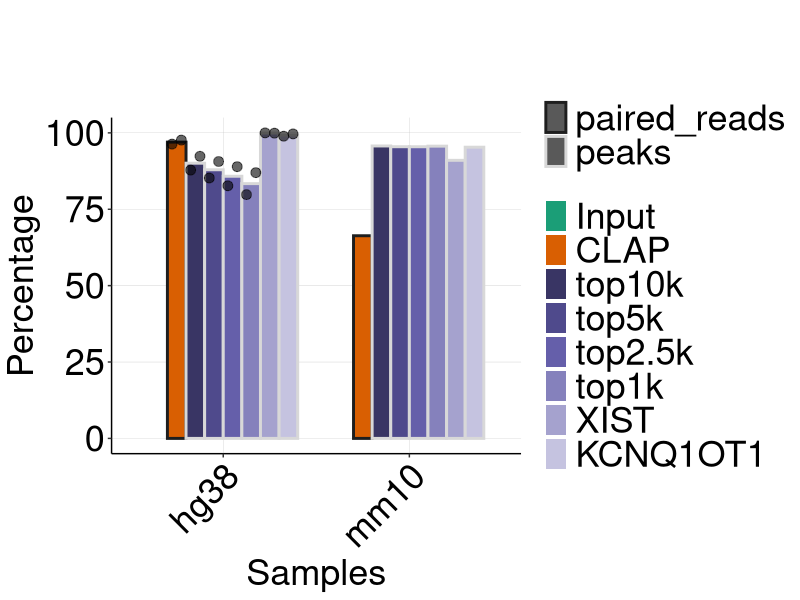
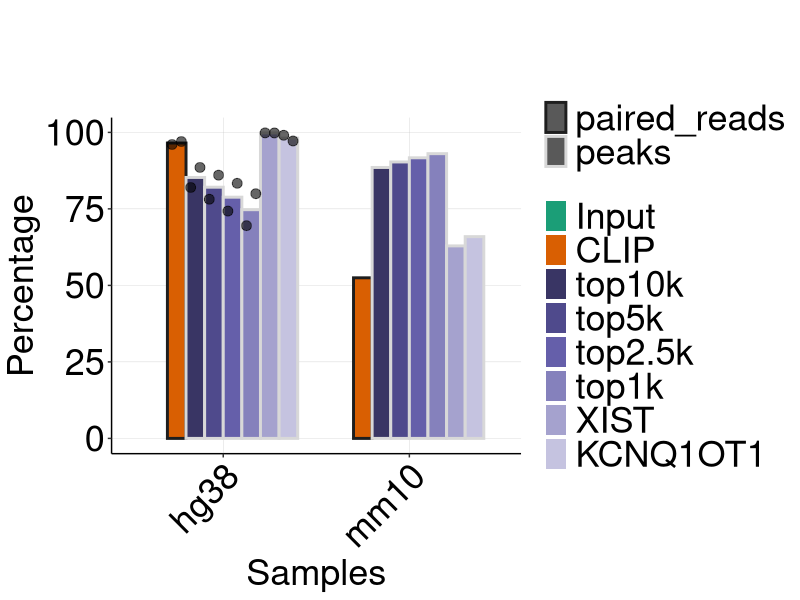

The R source for these figures, in order:
# plot CLIP CLAP HoverM and MoverH ratios for reads and peaks rpkmsums

library(ggplot2)
library(dplyr)

pratio<-read.csv('CLAP_plot_ratios_Fig1G.csv',header=T)
ppoint<-read.csv('CLAP_plot_points_Fig1G.csv',header=T)

## optional: make sure group/method are factors in a sensible order
pratio  <- pratio  %>% mutate(
  file = factor(file, levels=c('hg38','mm10')),
  exps  = factor(exps,levels=c('paired_reads','peaks')),
  methods = factor(methods,levels=c('Input','CLAP','top10k','top5k','top2.5k','top1k','XIST','KCNQ1OT1'))
)
ppoint  <- ppoint  %>% mutate(
  file = factor(file, levels=levels(pratio$file)),
  exps  = factor(exps,  levels = levels(pratio$exps)),
  methods = factor(methods, levels = levels(pratio$methods))
)

## use a common dodging position so bars and points align
pos_dodge <- position_dodge2(width = 0.8,preserve = 'single',padding = 0)

p<-ggplot() +
  # BAR LAYER: one bar per row in pratio
  geom_col(
    data = pratio,
    aes(
      x = file,
      y = normalized_perct,
      fill  = methods,                           
      color = exps,                          
      group = interaction(exps, methods)       # defines dodging groups
    ),
    position = pos_dodge,
    width    = 0.8,
    linewidth = 1.0
  ) +
  
  # POINT LAYER: replicate points from ppoint over the same bars
  geom_point(
    data = ppoint,
    aes(
      x = file,
      y = normalized_perct,                          
      group = interaction(exps, methods)       # same grouping for same dodge
    ),
    color = 'black',
    position = pos_dodge,                      # EXACTLY the same position object
    size     = 3.0,
    alpha    = 0.6
  ) +
  # some typical cosmetics
  labs(x = 'Samples', y = "Percentage") +
  scale_fill_manual(values = c('#1b9e77','#d95f02','#393564','#4f4a8c','#655faa','#8581bc','#a5a2ce','#c5c3e0'))+
  scale_color_manual(values = c('#1e1e1e','#d8d8d8'))+
  theme(panel.background=element_rect(fill='transparent'),
        plot.margin = margin(t=85, r=5, b=5, l=5, "pt"),
        panel.grid.major=element_line(color='grey',linewidth=0.1),
        axis.line.x = element_line(color="black", linewidth = 0.5),
        axis.line.y = element_line(color="black", linewidth = 0.5),
        legend.title=element_blank(),
        legend.position='right',
        legend.text=element_text(size=26),
        axis.text.x=element_text(size=26,color='black',angle=45,hjust=1),
        axis.text.y=element_text(size=26,color='black'),
        axis.title.x=element_text(size=26),
        axis.title.y=element_text(size=26,angle=90))


ggsave('CLAP_barplot_Fig1G.pdf',plot=p,device='pdf',width=10,height=4,unit='in') 

#################################################
# CLIP

pratio<-read.csv('CLIP_plot_ratios_Fig1G.csv',header=T)
ppoint<-read.csv('CLIP_plot_points_Fig1G.csv',header=T)

## optional: make sure group/method are factors in a sensible order
pratio  <- pratio  %>% mutate(
  file = factor(file, levels=c('hg38','mm10')),
  exps  = factor(exps,levels=c('paired_reads','peaks')),
  methods = factor(methods,levels=c('Input','CLIP','top10k','top5k','top2.5k','top1k','XIST','KCNQ1OT1'))
)
ppoint  <- ppoint  %>% mutate(
  file = factor(file, levels=levels(pratio$file)),
  exps  = factor(exps,  levels = levels(pratio$exps)),
  methods = factor(methods, levels = levels(pratio$methods))
)

## use a common dodging position so bars and points align
pos_dodge <- position_dodge2(width = 0.8,preserve = 'single',padding = 0)

p<-ggplot() +
  # BAR LAYER: one bar per row in pratio
  geom_col(
    data = pratio,
    aes(
      x = file,
      y = normalized_perct,
      fill  = methods,                           
      color = exps,                          
      group = interaction(exps, methods)       # defines dodging groups
    ),
    position = pos_dodge,
    width    = 0.8,
    linewidth = 1.0
  ) +
  
  # POINT LAYER: replicate points from ppoint over the same bars
  geom_point(
    data = ppoint,
    aes(
      x = file,
      y = normalized_perct,                          
      group = interaction(exps, methods)       # same grouping for same dodge
    ),
    color = 'black',
    position = pos_dodge,                      # EXACTLY the same position object
    size     = 3.0,
    alpha    = 0.6
  ) +
  # some typical cosmetics
  labs(x = 'Samples', y = "Percentage") +
  scale_fill_manual(values = c('#1b9e77','#d95f02','#393564','#4f4a8c','#655faa','#8581bc','#a5a2ce','#c5c3e0'))+
  scale_color_manual(values = c('#1e1e1e','#d8d8d8'))+
  theme(panel.background=element_rect(fill='transparent'),
        plot.margin = margin(t=85, r=5, b=5, l=5, "pt"),
        panel.grid.major=element_line(color='grey',linewidth=0.1),
        axis.line.x = element_line(color="black", linewidth = 0.5),
        axis.line.y = element_line(color="black", linewidth = 0.5),
        legend.title=element_blank(),
        legend.position='right',
        legend.text=element_text(size=26),
        axis.text.x=element_text(size=26,color='black',angle=45,hjust=1),
        axis.text.y=element_text(size=26,color='black'),
        axis.title.x=element_text(size=26),
        axis.title.y=element_text(size=26,angle=90))


ggsave('CLIP_barplot_Fig1G.pdf',plot=p,device='pdf',width=10,height=4,unit='in') 
